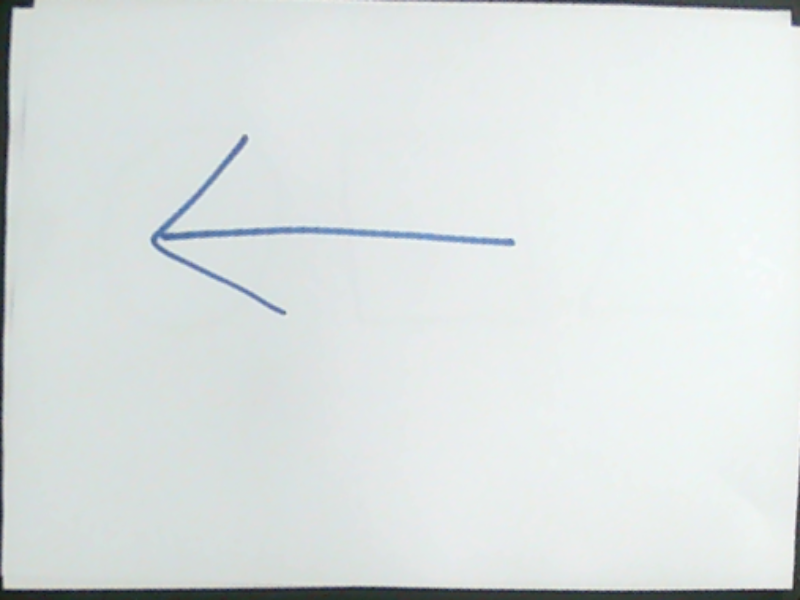
#> input picture D3_lego_src/lego_customer_ui/captures/화살표11111_20260527_195100.png, 800 x 600 px
$ python object_segment_fin.py --image '../captures/화살표11111_20260527_195100.png'
#> lines starting #> are read from the running program, lines starting #| are printed output that depends on the picture; after the words box and inside, x2 and y2 are one past the last pixel; in counts of white or black regions, pixels touching at a corner belong together
"""
object_segment.py  v3
─────────────────────
로컬 이미지 → 종이 검출 → 이진화 → 자동 객체 분할 → 저장

변경사항 v3:
  - 테두리 5% 이내 컴포넌트 → 배경 노이즈로 제거
  - 최소 면적 0.0002 → 스마일 눈도 인식
  - 타임스탬프 서브폴더로 저장 → 이전 결과 유지

사용법:
  python3 object_segment.py --image ~/Downloads/drawing.png
  python3 object_segment.py --image ~/Downloads/drawing.png --merge-dist 150
  python3 object_segment.py --image ~/Downloads/drawing.png --no-paper
"""

import argparse
import os
import sys
from typing import Optional
import cv2
import numpy as np
from datetime import datetime


# A4 용지 기준 처리 해상도 (픽셀). 가로형 A4 비율 유지
A4_W: int = 840
A4_H: int = 595

# ── 종이 검출 + 원근 변환 ─────────────────────────────────────────────
def order_points(pts: np.ndarray) -> np.ndarray:
    """4개의 점을 [좌상, 우상, 우하, 좌하] 순으로 정렬.

    Args:
        pts: 4x2 float32 좌표 배열 (이미지 픽셀 좌표)

    Returns:
        정렬된 4x2 float32 배열
    """
    rect = np.zeros((4, 2), dtype=np.float32)
    s    = pts.sum(axis=1)
    diff = np.diff(pts, axis=1)
    rect[0] = pts[np.argmin(s)]
    rect[2] = pts[np.argmax(s)]
    rect[1] = pts[np.argmin(diff)]
    rect[3] = pts[np.argmax(diff)]
    return rect


def detect_paper(img: np.ndarray) -> tuple[np.ndarray, np.ndarray]:
    """이미지에서 A4 종이 영역을 검출하고 원근 변환 적용.

    처리 흐름:
    1. Otsu 이진화로 가장 큰 윤곽선 검출
    2. 꼭짓점 4개이면 A4 크기(840×595px)로 원근 변환, 아니면 리사이즈

    Args:
        img: BGR 원본 이미지

    Returns:
        (변환된 이미지, 시각화용 이미지) 튜플
    """
    gray = cv2.cvtColor(img, cv2.COLOR_BGR2GRAY)
    blur = cv2.GaussianBlur(gray, (5, 5), 0)
    _, thresh = cv2.threshold(blur, 0, 255,
                              cv2.THRESH_BINARY + cv2.THRESH_OTSU)
    contours, _ = cv2.findContours(thresh, cv2.RETR_EXTERNAL,
                                   cv2.CHAIN_APPROX_SIMPLE)
    paper_vis = img.copy()

    if not contours:
        print("[종이 검출] 없음 → 리사이즈만 적용")
        return cv2.resize(img, (A4_W, A4_H)), paper_vis

    largest = max(contours, key=cv2.contourArea)
    peri    = cv2.arcLength(largest, True)
    approx  = cv2.approxPolyDP(largest, 0.02 * peri, True)

    cv2.drawContours(paper_vis, [approx], -1, (0, 255, 0), 2)
    for pt in approx.reshape(-1, 2):
        cv2.circle(paper_vis, tuple(pt.astype(int)), 8, (0, 0, 255), -1)

    if len(approx) == 4:
        pts  = approx.reshape(4, 2).astype(np.float32)
        dst  = np.array([[0,0],[A4_W-1,0],[A4_W-1,A4_H-1],[0,A4_H-1]],
                        dtype=np.float32)
        M = cv2.getPerspectiveTransform(order_points(pts), dst)
        warped = cv2.warpPerspective(img, M, (A4_W, A4_H))
        print(f"[종이 검출] 성공 → {A4_W}×{A4_H} 원근 변환")
        return warped, paper_vis
    else:
        # 4점 미만이면 완전한 사각형 아님 → 단순 리사이즈로 폴백
        print(f"[종이 검출] 꼭짓점 {len(approx)}개 → 리사이즈만 적용")
        return cv2.resize(img, (A4_W, A4_H)), paper_vis


# ── 이진화 ────────────────────────────────────────────────────────────
def binarize(img: np.ndarray) -> np.ndarray:
    """BGR 이미지를 이진화하여 그림 선을 흰색으로 추출.

    처리 흐름:
    1. HSV V채널 추출 → CLAHE 적용
    2. Gaussian Blur → Adaptive Threshold
    3. Morphology Close → Dilate (선 두께 확대)

    Args:
        img: BGR 이미지 (A4_W × A4_H)

    Returns:
        이진 맵 (HxW, 0 또는 255)

    Note:
        Dilate iterations=3 — 가는 선도 연결 컴포넌트로 병합되도록 두께 확대
    """
    hsv     = cv2.cvtColor(img, cv2.COLOR_BGR2HSV)
    _, _, v = cv2.split(hsv)
    clahe   = cv2.createCLAHE(clipLimit=2.0, tileGridSize=(8, 8))
    v       = clahe.apply(v)
    blurred = cv2.GaussianBlur(v, (11, 11), 0)
    binary  = cv2.adaptiveThreshold(
        blurred, 255,
        cv2.ADAPTIVE_THRESH_GAUSSIAN_C,
        cv2.THRESH_BINARY_INV,
        blockSize=21, C=15
    )
    kernel = np.ones((3, 3), np.uint8)
    binary = cv2.morphologyEx(binary, cv2.MORPH_CLOSE, kernel, iterations=1)
    binary = cv2.dilate(binary, kernel, iterations=3)
    return binary


# ── 자동 객체 분할 ────────────────────────────────────────────────────
def auto_segment(
    binary: np.ndarray, merge_dist: int
) -> tuple[Optional[np.ndarray], int]:
    """연결 컴포넌트 분석 + Union-Find로 가까운 컴포넌트를 객체 단위로 병합.

    처리 흐름:
    1. 8-connectivity 연결 컴포넌트 레이블링
    2. 면적 필터 (전체의 0.02% 미만 제거)
    3. 테두리 5% 이내 컴포넌트 → 배경 노이즈로 제거
    4. Union-Find로 merge_dist 이내 컴포넌트 병합

    Args:
        binary: 이진 맵 (A4_H × A4_W)
        merge_dist: 컴포넌트 중심 간 거리 임계값 (픽셀). 이하면 같은 객체로 병합

    Returns:
        (result_map, n_objects) 튜플
        유효 컴포넌트가 없으면 (None, 0)
    """
    num_labels, label_map, stats, centroids = cv2.connectedComponentsWithStats(
        binary, connectivity=8
    )

    # 노이즈 제거 기준 1: 전체 면적의 0.02% 미만 → 스마일 눈 크기까지는 포함 가능
    min_area = (A4_W * A4_H) * 0.0002  # 약 100px²

    # 노이즈 제거 기준 2: 테두리 5% 이내 bounding box — 스캔 경계 잡음 제거
    bx_min = A4_W * 0.05
    bx_max = A4_W * 0.95
    by_min = A4_H * 0.05
    by_max = A4_H * 0.95

    valid = []
    noise_count = 0
    for i in range(1, num_labels):
        area = stats[i, cv2.CC_STAT_AREA]

        if area < min_area:
            noise_count += 1
            continue

        # bounding box (이미지 픽셀 좌표)
        bx = stats[i, cv2.CC_STAT_LEFT]
        by = stats[i, cv2.CC_STAT_TOP]
        bw = stats[i, cv2.CC_STAT_WIDTH]
        bh = stats[i, cv2.CC_STAT_HEIGHT]

        # 테두리 필터: bounding box가 테두리 영역에 걸쳐있으면 제거
        if (bx < bx_min or by < by_min or
                bx + bw > bx_max or by + bh > by_max):
            noise_count += 1
            print(f"  [노이즈] 컴포넌트 {i} 테두리 근처 제거 "
                  f"(x:{bx} y:{by} w:{bw} h:{bh} area:{area})")
            continue

        cx, cy = centroids[i]
        valid.append((i, cx, cy, area))

    print(f"[컴포넌트] 총 {num_labels-1}개 → "
          f"노이즈 {noise_count}개 제거 → 유효 {len(valid)}개")

    if not valid:
        print("[오류] 유효한 컴포넌트 없음")
        return None, 0

    # Union-Find: 중심 간 유클리디안 거리 < merge_dist 이면 같은 그룹으로 병합
    n      = len(valid)
    parent = list(range(n))

    def find(x: int) -> int:
        """경로 압축(path compression) 적용 find."""
        while parent[x] != x:
            parent[x] = parent[parent[x]]
            x = parent[x]
        return x

    # [4 lines left out: function union, not called in this run]

    for i in range(n):
        for j in range(i + 1, n):
            cx1, cy1 = valid[i][1], valid[i][2]
            cx2, cy2 = valid[j][1], valid[j][2]
            dist = np.sqrt((cx1-cx2)**2 + (cy1-cy2)**2)
            if dist < merge_dist:
                union(i, j)

    roots    = {}
    group_id = 0
    for i in range(n):
        root = find(i)
        if root not in roots:
            roots[root] = group_id
            group_id   += 1

    n_objects      = group_id
    label_to_group = {}
    for i, (comp_label, cx, cy, area) in enumerate(valid):
        label_to_group[comp_label] = roots[find(i)] + 1

    result_map = np.zeros_like(label_map, dtype=np.int32)
    for comp_label, gid in label_to_group.items():
        result_map[label_map == comp_label] = gid

    print(f"[병합] merge_dist={merge_dist}px → {n_objects}개 객체")
    return result_map, n_objects


# ── 객체별 크롭 + 저장 ────────────────────────────────────────────────
def extract_and_save(
    warped: np.ndarray,
    result_map: np.ndarray,
    n_objects: int,
    output_dir: str,
    base_name: str,
) -> list[str]:
    """객체별로 흰 배경에 크롭하여 JPG 저장.

    Args:
        warped: A4 크기 BGR 이미지 (이미지 픽셀 좌표)
        result_map: 객체 레이블 맵 (값 = 객체 ID, 0은 배경)
        n_objects: 총 객체 수
        output_dir: 저장 폴더 경로
        base_name: 파일명 접두사 (현재 미사용, 향후 확장용)

    Returns:
        저장된 파일 경로 목록
    """
    os.makedirs(output_dir, exist_ok=True)
    saved_paths: list[str] = []
    padding = 20  # 객체 bounding box 주변 여백 (픽셀)

    for obj_id in range(1, n_objects + 1):
        mask   = (result_map == obj_id).astype(np.uint8) * 255
        coords = cv2.findNonZero(mask)
        if coords is None:
            continue

        x, y, w, h = cv2.boundingRect(coords)
        x1 = max(0, x - padding);    y1 = max(0, y - padding)
        x2 = min(A4_W, x+w+padding); y2 = min(A4_H, y+h+padding)

        white_bg   = np.ones((y2-y1, x2-x1, 3), dtype=np.uint8) * 255
        obj_region = warped[y1:y2, x1:x2]
        mask_crop  = mask[y1:y2, x1:x2]
        mask_3ch   = cv2.cvtColor(mask_crop, cv2.COLOR_GRAY2BGR)
        # 객체 마스크 영역만 원본 픽셀 사용, 나머지는 흰색 배경으로 대체
        result     = np.where(mask_3ch > 0, obj_region, white_bg)

        save_path = os.path.join(output_dir, f"obj{obj_id}.jpg")
        cv2.imwrite(save_path, result)
        saved_paths.append(save_path)
        print(f"[저장] 객체 {obj_id}: {save_path} ({x2-x1}×{y2-y1}px)")

    return saved_paths


# ── 시각화 ────────────────────────────────────────────────────────────
def visualize(
    orig: np.ndarray,
    paper_vis: np.ndarray,
    warped: np.ndarray,
    binary: np.ndarray,
    result_map: np.ndarray,
    n_objects: int,
    saved_paths: list[str],
) -> None:
    TARGET_H = 300
    COLORS   = [
        (0,0,220),(0,180,0),(220,100,0),
        (0,200,220),(180,0,180),(0,150,150),(100,100,220)
    ]

    seg_vis = np.ones((A4_H, A4_W, 3), dtype=np.uint8) * 240
    for obj_id in range(1, n_objects + 1):
        color = COLORS[(obj_id-1) % len(COLORS)]
        seg_vis[result_map == obj_id] = color
        mask   = (result_map == obj_id).astype(np.uint8)
        coords = cv2.findNonZero(mask)
        if coords is not None:
            x, y, w, h = cv2.boundingRect(coords)
            cv2.putText(seg_vis, str(obj_id),
                        (x+w//2-10, y+h//2+10),
                        cv2.FONT_HERSHEY_SIMPLEX, 1.5,
                        (255,255,255), 3, cv2.LINE_AA)

    def make_panel(img, label):
        bgr  = cv2.cvtColor(img, cv2.COLOR_GRAY2BGR) if img.ndim==2 else img.copy()
        sc   = TARGET_H / bgr.shape[0]
        p    = cv2.resize(bgr, (int(bgr.shape[1]*sc), TARGET_H))
        cv2.putText(p, label, (5,24),
                    cv2.FONT_HERSHEY_SIMPLEX, 0.65, (0,255,0), 2, cv2.LINE_AA)
        return p

    row1 = np.hstack([
        make_panel(orig,      "0.Original"),
        make_panel(paper_vis, "1.Paper"),
        make_panel(warped,    "2.Warped A4"),
        make_panel(binary,    "3.Binary"),
        make_panel(seg_vis,   f"4.Segmented ({n_objects}obj)"),
    ])

    obj_panels = []
    for i, path in enumerate(saved_paths):
        obj_img = cv2.imread(path)
        if obj_img is not None:
            obj_panels.append(make_panel(obj_img, f"obj{i+1}"))

    if obj_panels:
        row2  = np.hstack(obj_panels)
        w     = min(row1.shape[1], row2.shape[1])
        row1  = cv2.resize(row1, (w, TARGET_H))
        row2  = cv2.resize(row2, (w, TARGET_H))
        final = np.vstack([row1, row2])
    else:
        final = row1

    bar = np.zeros((36, final.shape[1], 3), dtype=np.uint8)
    cv2.putText(bar,
                f"Objects: {n_objects}  |  Saved: {len(saved_paths)}  |  A4: {A4_W}x{A4_H}px",
                (8, 24), cv2.FONT_HERSHEY_SIMPLEX,
                0.55, (0,255,200), 1, cv2.LINE_AA)
    final = np.vstack([final, bar])

    cv2.imshow("Object Segmentation (Auto)", final)
    print("\n[시각화] 아무 키나 누르면 종료")
    cv2.waitKey(0)
    cv2.destroyAllWindows()


# ── 메인 ─────────────────────────────────────────────────────────────
def process(
    image_path: str,
    merge_dist: int,
    output_base: str,
    no_paper: bool,
    no_show: bool = False,
) -> tuple[list[str], str]:
    """이미지 → 객체 분할 메인 파이프라인.

    처리 흐름:
    1. 종이 검출 + 원근 변환 (no_paper 시 스킵)
    2. 이진화 (binarize)
    3. 연결 컴포넌트 분석 + Union-Find 병합 (auto_segment)
    4. 객체별 크롭 + JPG 저장 (extract_and_save)

    Args:
        image_path: 입력 이미지 경로
        merge_dist: 컴포넌트 병합 거리 임계값 (픽셀)
        output_base: 결과 저장 기준 폴더 (하위에 segments/ 생성)
        no_paper: True면 종이 검출 스킵
        no_show: True면 시각화 창 표시 안 함

    Returns:
        (저장된 파일 경로 목록, 저장 폴더 경로) 튜플
    """
#> called with image_path = '../captures/화살표11111_20260527_195100.png', merge_dist = 150, no_paper = False, no_show = False
    print(f"\n이미지 로드: {image_path}")
    img = cv2.imread(image_path)
#> img is the input picture: shape (600, 800, 3); mean B, G, R 225.2, 225.7, 219.8
    if img is None:
        print(f"[오류] 읽기 실패: {image_path}"); sys.exit(1)

    orig = img.copy()
    print(f"[원본] {img.shape[1]}×{img.shape[0]}px")
#| [원본] 800×600px

    output_dir = os.path.join(output_base, "segments")
    print(f"[저장폴더] {output_dir}")

    if no_paper:
        warped    = cv2.resize(img, (A4_W, A4_H))
        paper_vis = img.copy()
        print("[종이 검출] 스킵")
    else:
        warped, paper_vis = detect_paper(img)
#> in detect_paper, `_, thresh = cv2.threshold(blur, 0, 255, cv2.THRESH_BINARY + cv2.THRESH..`:
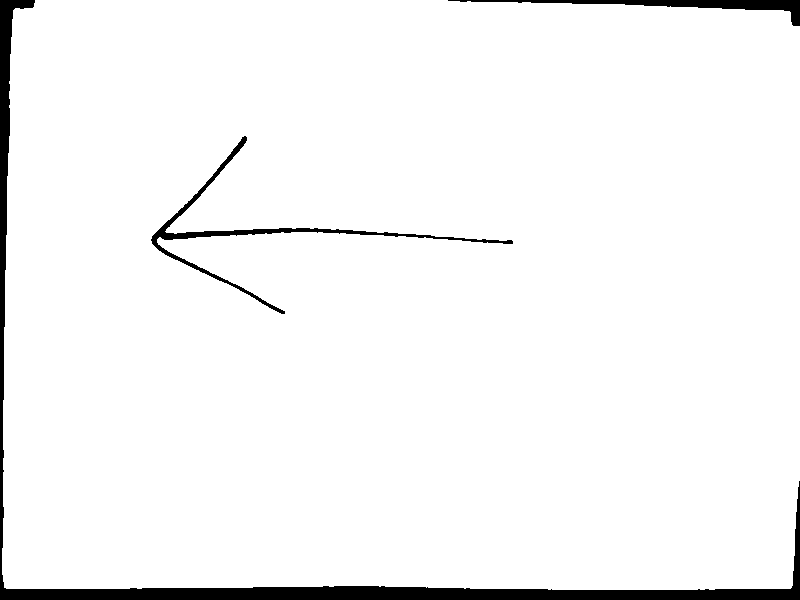
#> thresh: shape (600, 800); 96.2% white; 3 black regions
#> in detect_paper, `contours, _ = cv2.findContours(thresh, cv2.RETR_EXTERNAL, cv2.CHAIN_AP..`: contours = 1 contour; box (x1, y1, x2, y2) and area: (2, 0, 800, 590) 463168
#> in detect_paper, `largest = max(contours, key=cv2.contourArea)`: largest = contour of 167 points, box (x1, y1, x2, y2) (2, 0, 800, 590), area 463168
#> in detect_paper, `peri    = cv2.arcLength(largest, True)`: peri = 2763
#> in detect_paper, `approx  = cv2.approxPolyDP(largest, 0.02 * peri, True)`: approx = [[13, 10], [4, 587], [791, 587], [789, 11]]
#> the loop in detect_paper, `for pt in approx.reshape(-1, 2):` made 4 passes
#> after the loop in detect_paper, `for pt in approx.reshape(-1, 2):`:
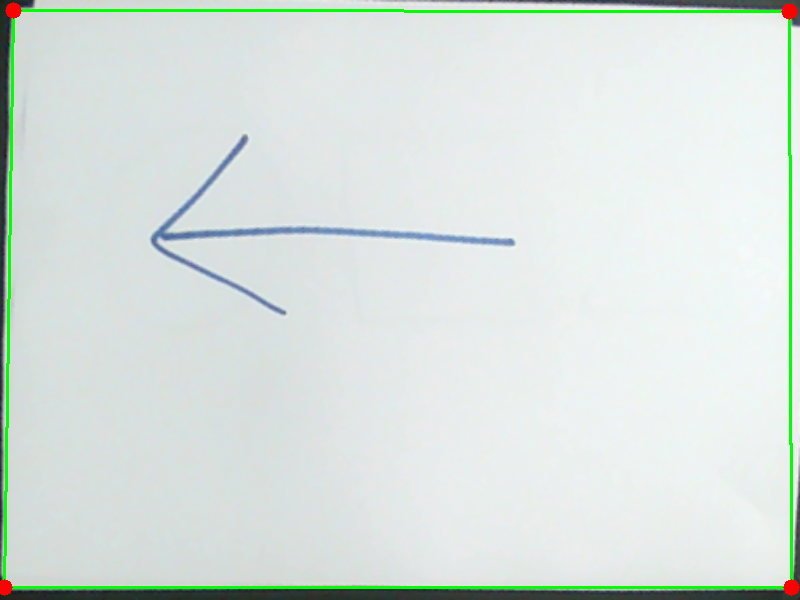
#> paper_vis: shape (600, 800, 3); mean B, G, R 221.4, 226.2, 216.5
#> in order_points, `s    = pts.sum(axis=1)`: s = [23, 591, 1378, 800]
#> in order_points, `diff = np.diff(pts, axis=1)`: diff = [-3, 583, -204, -778]
#> in detect_paper, `M = cv2.getPerspectiveTransform(order_points(pts), dst)`: M = [[1.08, 0.0168, -14.2], [-0.00135, 1.04, -10.43], [-2.27e-06, 2.45e-05, 1]]

    print("[1] 이진화...")
    binary = binarize(warped)
#> in binarize, `binary = cv2.dilate(binary, kernel, iterations=3)`:
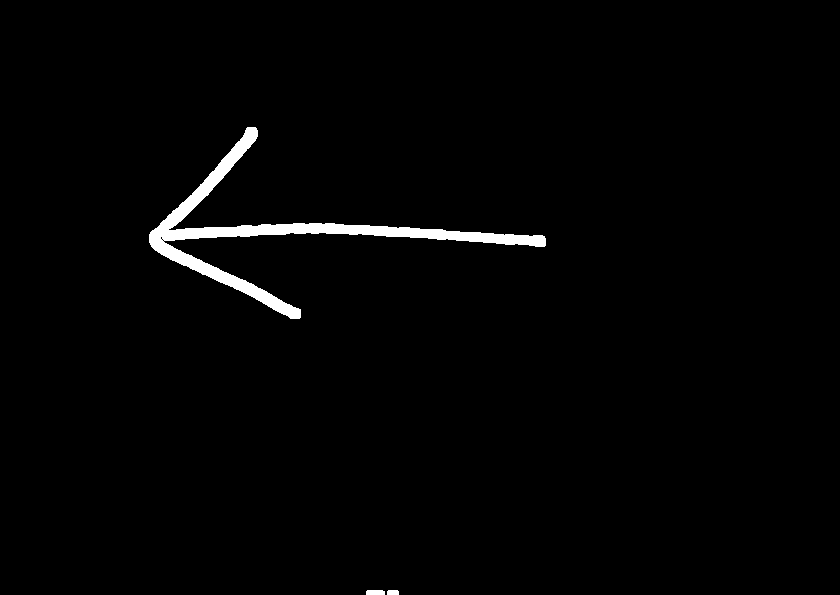
#> binary: shape (595, 840); 1.6% white; 3 white regions, box (x1, y1, x2, y2) and area: (149, 127, 546, 319) 7717, (366, 590, 385, 595) 92, (387, 590, 399, 595) 58

    print(f"[2] 자동 객체 분할 (merge_dist={merge_dist}px)...")
    result_map, n_objects = auto_segment(binary, merge_dist)
#> in auto_segment, `num_labels, label_map, stats, centroids = cv2.connectedComponentsWithS..`: num_labels = 4; stats = [[0, 0, 840, 595, 491933], [149, 127, 397, 192, 7717], [366, 590, 19, 5, 92], [387, 590, 12, 5, 58]]; centroids = [[421.6, 297.9], [284.8, 232.7], [374.9, 592.1], [392.5, 592.1]]
#> the loop in auto_segment, `for i in range(1, num_labels):` made 3 passes
#> area on passes 2 to 3: 92, 58
#> after the loop in auto_segment, `for i in range(1, num_labels):`: noise_count = 2; valid = [(1, 284.8, 232.7, 7717)]
#| [컴포넌트] 총 3개 → 노이즈 2개 제거 → 유효 1개
#> in auto_segment, `n      = len(valid)`: n = 1
#> the loop in auto_segment, `for i, (comp_label, cx, cy, area) in enumerate(valid):` made 1 pass
#> after the loop in auto_segment, `for i, (comp_label, cx, cy, area) in enumerate(valid):`: label_to_group = {1: 1}
#> the loop in auto_segment, `for comp_label, gid in label_to_group.items():` made 1 pass
#> (comp_label, gid) on pass 1: (1, 1)
#| [병합] merge_dist=150px → 1개 객체
#> n_objects = 1
    if result_map is None:
        sys.exit(1)

    base_name   = os.path.splitext(os.path.basename(image_path))[0]
    saved_paths = extract_and_save(
        warped, result_map, n_objects, output_dir, base_name
    )
#> the loop in extract_and_save, `for obj_id in range(1, n_objects + 1):` made 1 pass
#> (x, y, w, h, x1, y1, x2, y2) on pass 1: (149, 127, 397, 192, 129, 107, 566, 339)
#> (printed output is left out)
#> pass 1, in extract_and_save, `mask_crop  = mask[y1:y2, x1:x2]`:
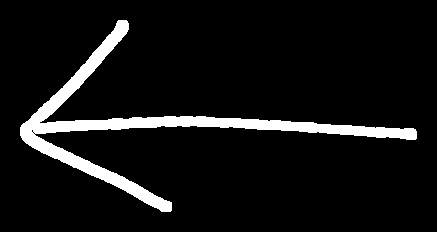
#> mask_crop: shape (232, 437); 7.6% white; 1 white region, box (x1, y1, x2, y2) and area: (20, 20, 417, 212) 7717
#> after the loop in extract_and_save, `for obj_id in range(1, n_objects + 1):`: saved_paths = 1 item
#> saved_paths = 1 item

    print(f"\n[완료] {n_objects}개 객체 → {len(saved_paths)}개 저장")
#| [완료] 1개 객체 → 1개 저장
    for p in saved_paths:
        print(f"  → {p}")
#> this loop made 1 pass
#|   → D3_lego_src/lego_customer_ui/captures/objects/segments/obj1.jpg

    if not no_show:
        visualize(orig, paper_vis, warped, binary,
                  result_map, n_objects, saved_paths)
#> the loop in visualize, `for obj_id in range(1, n_objects + 1):` made 1 pass
#> (x, y, w, h) on pass 1: (149, 127, 397, 192)
#> after the loop in visualize, `for obj_id in range(1, n_objects + 1):`:
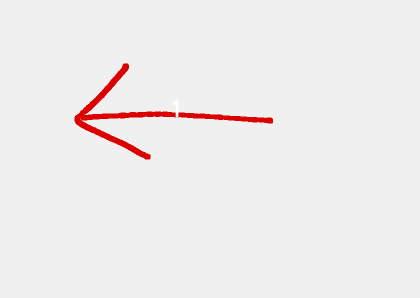
#> seg_vis: shape (595, 840, 3) (shown at 1/2 size); mean of channels 0, 1, 2 236.3, 236.3, 239.7; drawn as B, G, R
#> in make_panel (call 6), `cv2.putText(p, label, (5,24), cv2.FONT_HERSHEY_SIMPLEX, 0.65, (0,255,0..`:
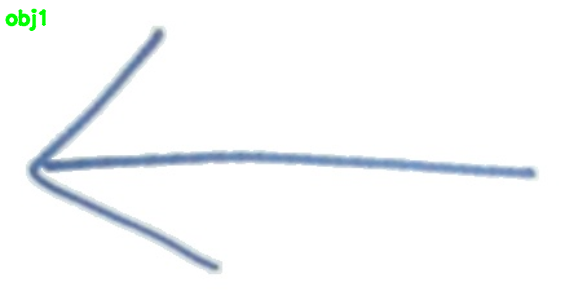
#> p: shape (300, 565, 3); mean B, G, R 250, 248.8, 246.8
#> in visualize, `final = np.vstack([final, bar])`:
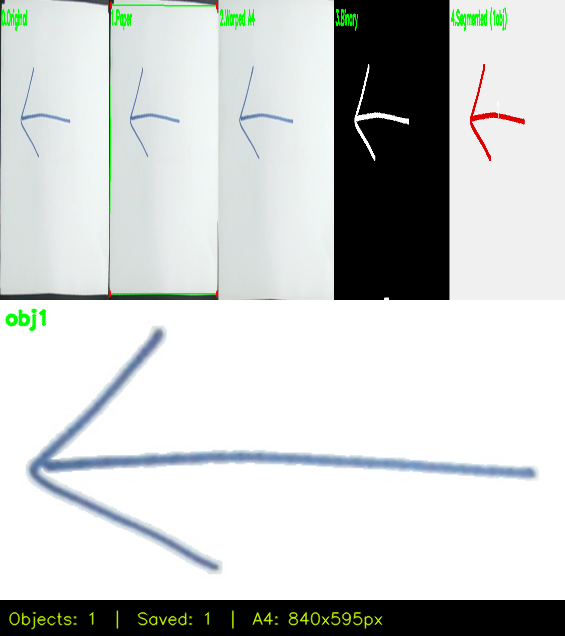
#> final: shape (636, 565, 3); mean B, G, R 203.4, 204.9, 201.3

    return saved_paths, output_dir


# ── CLI ───────────────────────────────────────────────────────────────
def parse_args() -> argparse.Namespace:
    """CLI 인자를 파싱하여 반환."""
    p = argparse.ArgumentParser(
        description='이미지 → 자동 객체 분할 v3 (테두리 노이즈 제거)'
    )
    p.add_argument('--image',      required=True)
    p.add_argument('--merge-dist', type=int, default=150,
                   help='컴포넌트 병합 거리 px (기본 150)')
    p.add_argument('--output',     default='')
    p.add_argument('--no-paper',   action='store_true')
    p.add_argument('--no-show',    action='store_true',
                   help='시각화 창 표시 안 함')
    return p.parse_args()


if __name__ == '__main__':
    args       = parse_args()
    output_base = args.output or os.path.join(
        os.path.dirname(os.path.abspath(args.image)), 'objects'
    )
    process(
        image_path  = args.image,
        merge_dist  = args.merge_dist,
        output_base = output_base,
        no_paper    = args.no_paper,
        no_show     = args.no_show,
    )
